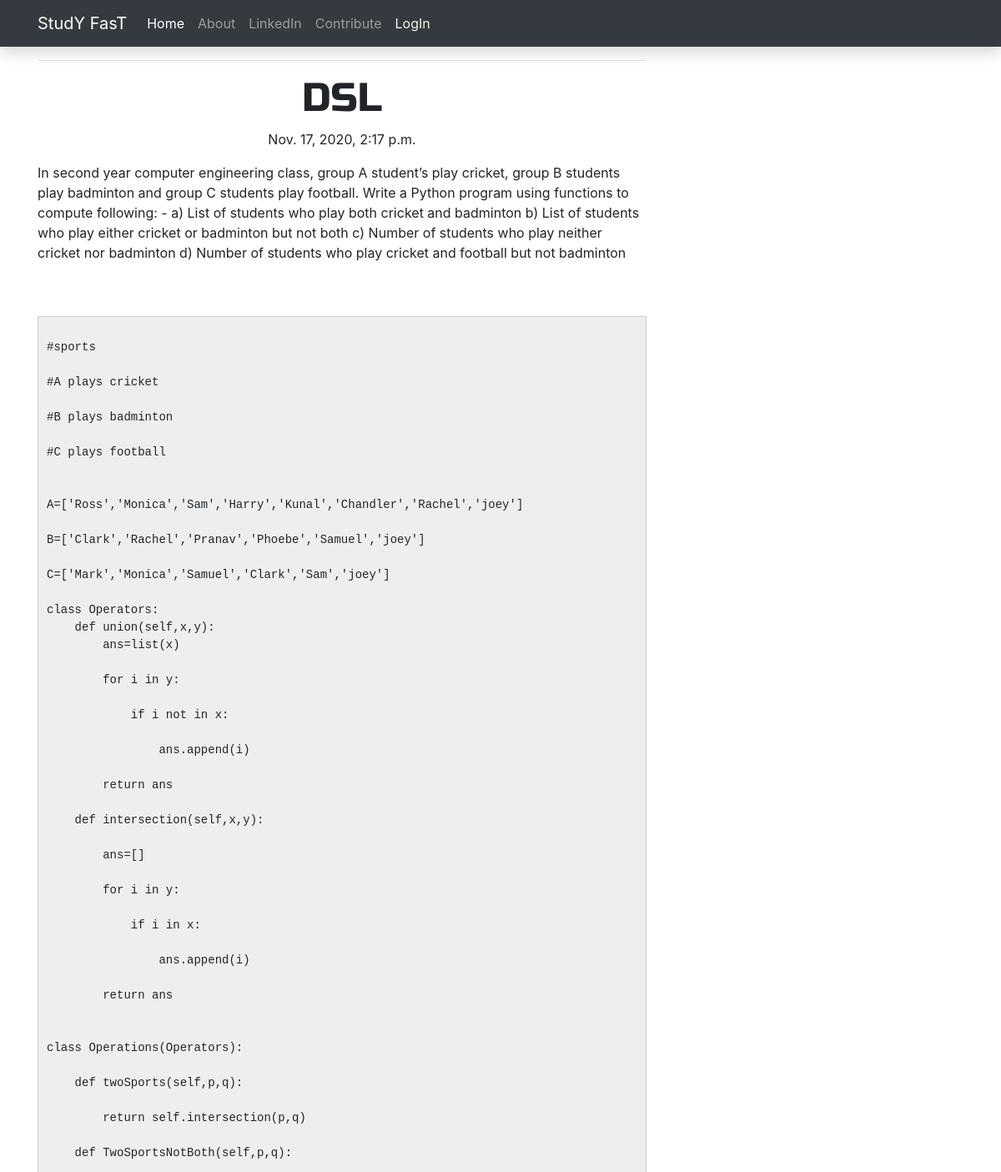
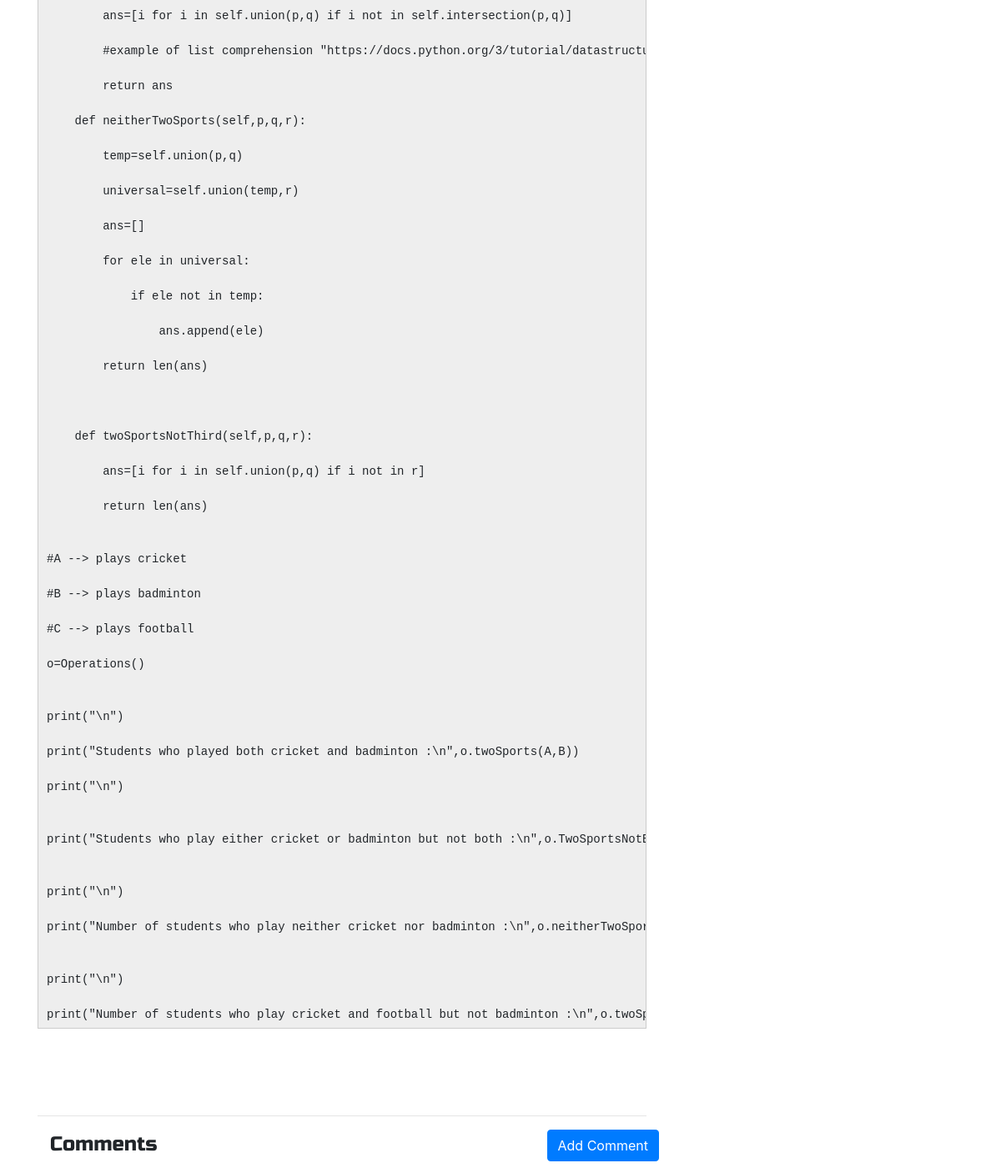
The page /post/12 on the database its author committed (2 pictures, top to bottom).
### blog/models.py (models this page shows, shortened)
class Post(models.Model):
    author=models.CharField(max_length=200,blank=True)
    title=models.CharField(max_length=200)
    subject=models.ForeignKey('SubjectList',on_delete=models.CASCADE,default=1)
    category=models.ForeignKey("Category",on_delete=models.CASCADE,default=1)
    text=RichTextField(blank=True,null=True)
    created_date=models.DateTimeField(default=timezone.now)
    published_date=models.DateTimeField(blank=True,null=True)

### blog/views.py (the view)
# urls.py: url(r'^post/(?P<pk>\d+)$', views.PostDetailView.as_view(), name='post_detail'),
class PostDetailView(DetailView):
    model=Post

### blog/templates/blog/post_detail.html (shortened to what this page needs)
{% extends 'blog/base.html' %}
{% block content %}
<h1 class="posttitle loader">{{post.title}}</h1>
{% if post.published_date %}
    <div class="date postdate">
        {{post.published_date}}
    </div>
{% else %}
    <a class="btn btn-success" href="{% url 'post_published' pk=post.id %}">Publish</a>
{% endif %}
<p class="postcontent">{{ post.text|safe|linebreaksbr}}</p>
<hr>
<a class="btn btn-primary btn-comment" href="{%url 'add_comment_to_post' pk=post.pk %}">Add Comment</a>
<div class="container">
    <p style="text-align:justify; font-size:x-large" class="posttitle loader">Comments</p>
</div>
{% endblock %}

### blog/static/css/blog.css (style rules this page uses)
.postdate { text-align: center; }
.posttitle { font-family: 'Russo One',sans-serif; font-size: 3em; text-align: center; }
.postcontent { font-family: 'Montserrat'; font-size: 1.5em; }
.btn-comment { position: absolute; right: 0px; }

### rows shown on the page
Post: title "DSL", published_date "Nov. 17, 2020, 2:17 p.m.", text "In second year computer engineering class, group A student’s play cricket, group B students play badminton and group C students play football. Write a Python program using functions to compute following: - a) List of students who play both cricket and badminton b) List of students who play either cricket or badminton but not both c) Number of students who play neither cricket nor badminton d) Number of students who play cricket and football but not badminton #sports #A plays cricket #B plays badminton #C plays football A=['Ross','Monica','Sam','Harry','Kunal','Chandler','Rachel','joey'] B=['Clark','Rachel','Pranav','Phoebe','Samuel','joey'] C=['Mark','Monica','Samuel','Clark','Sam','joey']…"
